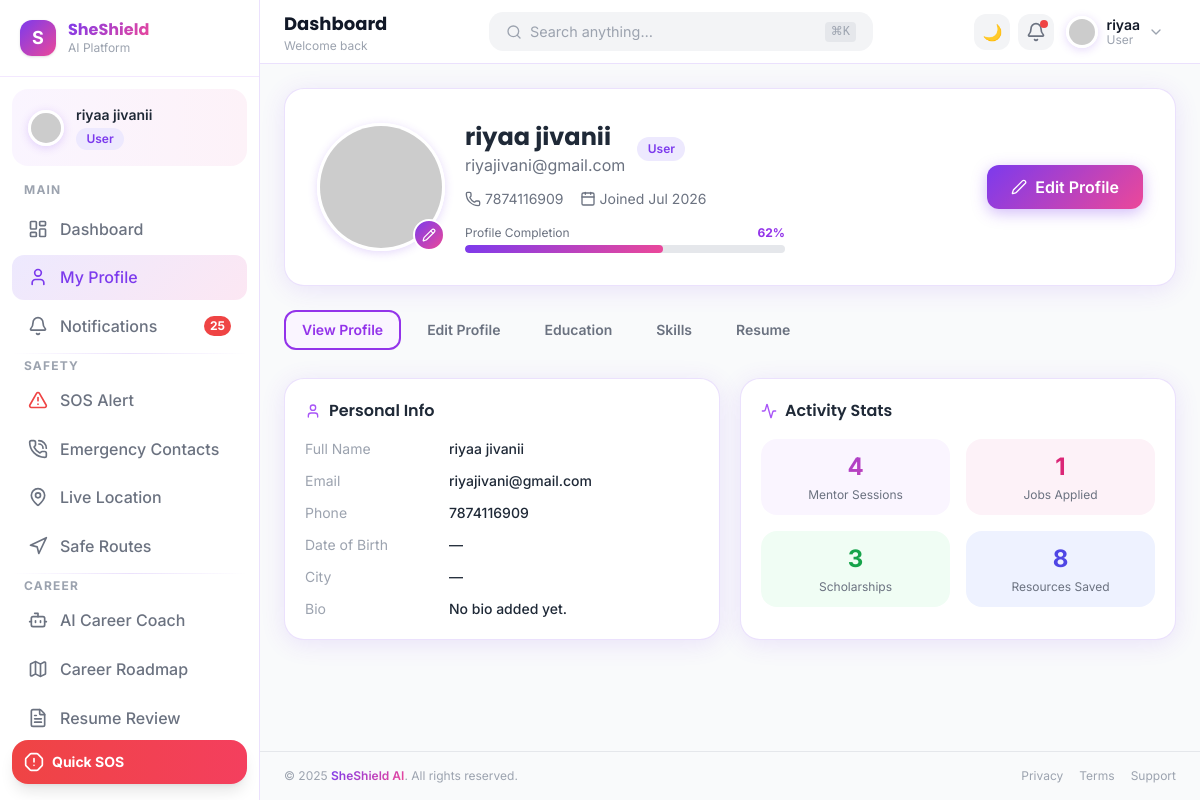
The app's page /profile/ (signed in) with its own data.
### core/models.py (models this page shows, shortened)
class User(AbstractUser):
    ROLE_CHOICES = [
        ('user', 'User'),
        ('mentor', 'Mentor'),
        ('admin', 'Admin'),
    ]
    role = models.CharField(max_length=10, choices=ROLE_CHOICES, default='user')
    phone = models.CharField(max_length=15, blank=True)
    date_of_birth = models.DateField(null=True, blank=True)
    city = models.CharField(max_length=100, blank=True)
    bio = models.TextField(blank=True)
    profile_photo = models.ImageField(upload_to='profiles/', null=True, blank=True)
    resume = models.FileField(upload_to='resumes/', null=True, blank=True)
    safety_score = models.IntegerField(default=85)
    is_location_sharing = models.BooleanField(default=True)
    created_at = models.DateTimeField(auto_now_add=True)
    @property
    def dob(self):
        return self.date_of_birth

### profile/views.py (the view)
# urls.py: path('profile/', views.profile_view, name='profile'),
@login_required
def profile_view(request):
    user = request.user
    fields = [user.first_name, user.last_name, user.email, user.phone, user.bio, user.city, user.profile_photo, user.resume]
    filled_fields = sum(1 for f in fields if f)
    profile_completion = int((filled_fields / len(fields)) * 100) if fields else 0
    sessions_booked = user.sessions.count()
    jobs_applied = user.job_applications.count()
    schol_applied = 0
    resources_saved = 0
    base_layout = 'layouts/admin_layout.html' if (user.is_staff or user.role == 'admin') else 'layouts/dashboard_layout.html'
    return render(request, 'profile/profile.html', {
        'user': user,
        'education': user.educations.all(),
        'skills': user.skills.all(),
        'profile_completion': profile_completion,
        'sessions_booked': sessions_booked,
        'jobs_applied': jobs_applied,
        'schol_applied': schol_applied,
        'resources_saved': resources_saved,
        'base_layout': base_layout,
    })

### templates/profile/profile.html (shortened to what this page needs)
{% extends base_layout|default:'layouts/dashboard_layout.html' %}
{% load static %}
{% block content %}
<div class="space-y-6 max-w-4xl" id="tabGroup">
  <div class="card p-6 lg:p-8">
    <div class="flex flex-col sm:flex-row items-start sm:items-center gap-5">
      <div class="relative group flex-shrink-0">
        <img id="avatarPreview"
             src="{% if user.profile_photo %}{{ user.profile_photo.url }}{% else %}https://ui-avatars.com/api/?name={{ user.first_name|urlencode }}+{{ user.last_name|urlencode }}&background=7C3AED&color=fff&size=120{% endif %}"
             alt="Profile" class="avatar w-28 h-28 lg:w-32 lg:h-32"/>
        <div class="absolute bottom-0 right-0 w-8 h-8 gradient-bg rounded-full flex items-center justify-center border-2 border-white cursor-pointer" onclick="document.getElementById('photoInput').click()">
          <i data-lucide="pencil" class="w-3.5 h-3.5 text-white"></i>
        </div>
      </div>
      <div class="flex-1">
        <div class="flex flex-col sm:flex-row sm:items-center gap-3">
          <div>
            <h2 class="font-display font-bold text-2xl">{{ user.get_full_name|default:'Your Name' }}</h2>
            <p class="text-gray-500 dark:text-gray-400">{{ user.email }}</p>
          </div>
          <div class="flex gap-2 flex-wrap">
            <span class="badge badge-purple">{{ user.role|default:'User'|capfirst }}</span>
          </div>
        </div>
        <div class="mt-3 flex flex-wrap gap-4 text-sm text-gray-500 dark:text-gray-400">
          {% if user.phone %}<span class="flex items-center gap-1"><i data-lucide="phone" class="w-4 h-4"></i> {{ user.phone }}</span>{% endif %}
          <span class="flex items-center gap-1"><i data-lucide="calendar" class="w-4 h-4"></i> Joined {{ user.date_joined|date:'M Y' }}</span>
        </div>
        <div class="mt-4 max-w-xs">
          <div class="flex justify-between text-xs mb-1 text-gray-500">
            <span>Profile Completion</span><span class="font-bold text-purple-600">{{ profile_completion|default:'75' }}%</span>
          </div>
          <div class="progress-bar"><div class="progress-fill" data-progress="{{ profile_completion|default:'75' }}" style="width:0%"></div></div>
        </div>
      </div>
      <a href="#" onclick="switchTab('editTab')" class="btn-primary flex items-center gap-2 flex-shrink-0">
        <i data-lucide="edit-2" class="w-4 h-4"></i> Edit Profile
      </a>
    </div>
  </div>
  <div class="flex gap-2 overflow-x-auto pb-1" id="profileTabs">
    <button data-tab="viewTab" onclick="switchTab('viewTab')" id="tabBtnView"
            class="px-4 py-2 rounded-xl font-semibold text-sm whitespace-nowrap border-2 border-purple-600 text-purple-600 bg-purple-50 dark:bg-purple-900/20 transition">
      View Profile
    </button>
    <button data-tab="editTab" onclick="switchTab('editTab')" id="tabBtnEdit"
            class="px-4 py-2 rounded-xl font-semibold text-sm whitespace-nowrap border-2 border-transparent text-gray-500 hover:border-purple-300 transition">
      Edit Profile
    </button>
    <button data-tab="educationTab" onclick="switchTab('educationTab')" id="tabBtnEducation"
            class="px-4 py-2 rounded-xl font-semibold text-sm whitespace-nowrap border-2 border-transparent text-gray-500 hover:border-purple-300 transition">
      Education
    </button>
    <button data-tab="skillsTab" onclick="switchTab('skillsTab')" id="tabBtnSkills"
            class="px-4 py-2 rounded-xl font-semibold text-sm whitespace-nowrap border-2 border-transparent text-gray-500 hover:border-purple-300 transition">
      Skills
    </button>
    <button data-tab="resumeTab" onclick="switchTab('resumeTab')" id="tabBtnResume"
            class="px-4 py-2 rounded-xl font-semibold text-sm whitespace-nowrap border-2 border-transparent text-gray-500 hover:border-purple-300 transition">
      Resume
    </button>
  </div>
  <div id="viewTab">
    <div class="grid grid-cols-1 md:grid-cols-2 gap-5">
      <div class="card p-5">
        <h3 class="font-semibold mb-4 flex items-center gap-2"><i data-lucide="user" class="w-4 h-4 text-purple-500"></i> Personal Info</h3>
        <dl class="space-y-3 text-sm">
          <div class="flex"><dt class="w-36 text-gray-400 flex-shrink-0">Full Name</dt><dd class="font-medium">{{ user.get_full_name|default:'—' }}</dd></div>
          <div class="flex"><dt class="w-36 text-gray-400 flex-shrink-0">Email</dt><dd class="font-medium">{{ user.email|default:'—' }}</dd></div>
          <div class="flex"><dt class="w-36 text-gray-400 flex-shrink-0">Phone</dt><dd class="font-medium">{{ user.phone|default:'—' }}</dd></div>
          <div class="flex"><dt class="w-36 text-gray-400 flex-shrink-0">Date of Birth</dt><dd class="font-medium">{{ user.dob|date:'d M Y'|default:'—' }}</dd></div>
          <div class="flex"><dt class="w-36 text-gray-400 flex-shrink-0">City</dt><dd class="font-medium">{{ user.city|default:'—' }}</dd></div>
          <div class="flex"><dt class="w-36 text-gray-400 flex-shrink-0">Bio</dt><dd class="font-medium">{{ user.bio|default:'No bio added yet.' }}</dd></div>
        </dl>
      </div>
      <div class="card p-5">
        <h3 class="font-semibold mb-4 flex items-center gap-2"><i data-lucide="activity" class="w-4 h-4 text-purple-500"></i> Activity Stats</h3>
        <div class="grid grid-cols-2 gap-4">
          <div class="text-center p-3 bg-purple-50 dark:bg-purple-900/20 rounded-2xl">
            <p class="text-2xl font-bold gradient-text">{{ sessions_booked|default:'4' }}</p>
            <p class="text-xs text-gray-500 mt-1">Mentor Sessions</p>
          </div>
          <div class="text-center p-3 bg-pink-50 dark:bg-pink-900/20 rounded-2xl">
            <p class="text-2xl font-bold text-pink-600">{{ jobs_applied|default:'12' }}</p>
            <p class="text-xs text-gray-500 mt-1">Jobs Applied</p>
          </div>
          <div class="text-center p-3 bg-green-50 dark:bg-green-900/20 rounded-2xl">
            <p class="text-2xl font-bold text-green-600">{{ schol_applied|default:'3' }}</p>
            <p class="text-xs text-gray-500 mt-1">Scholarships</p>
          </div>
          <div class="text-center p-3 bg-indigo-50 dark:bg-indigo-900/20 rounded-2xl">
            <p class="text-2xl font-bold text-indigo-600">{{ resources_saved|default:'8' }}</p>
            <p class="text-xs text-gray-500 mt-1">Resources Saved</p>
          </div>
        </div>
      </div>
    </div>
  </div>
</div>
{% endblock %}

### templates/layouts/dashboard_layout.html (shortened to what this page needs)
{% load static %}
<!DOCTYPE html>
<html lang="en" class="">
<head>
  <script src="https://cdn.tailwindcss.com"></script>
  <link rel="stylesheet" href="{% static 'css/custom.css' %}"/>
</head>
<body class="bg-gray-50 dark:bg-[#0F0A1E] min-h-screen">
  {% include 'components/sidebar.html' %}
  <div class="main-content lg:ml-[260px] flex flex-col min-h-screen transition-all duration-300">
    {% include 'components/navbar.html' %}
    <main class="flex-1 p-4 lg:p-6 xl:p-8">
      {% block content %}{% endblock %}
    </main>
    <footer class="py-4 px-6 border-t border-gray-200 dark:border-purple-900/30 mt-auto">
      <div class="flex flex-col sm:flex-row items-center justify-between gap-2 text-xs text-gray-400">
        <span>© 2025 <span class="gradient-text font-semibold">SheShield AI</span>. All rights reserved.</span>
        <div class="flex items-center gap-4">
          <a href="#" class="hover:text-purple-500 transition">Privacy</a>
          <a href="#" class="hover:text-purple-500 transition">Terms</a>
          <a href="#" class="hover:text-purple-500 transition">Support</a>
        </div>
      </div>
    </footer>
  </div>
</body>
</html>

### templates/components/sidebar.html (shortened to what this page needs)
{% load static %}
<aside id="sidebar" class="sidebar flex flex-col">
  <div class="flex items-center gap-3 px-5 py-5 border-b border-purple-100 dark:border-purple-900/30">
    <div class="w-9 h-9 rounded-xl gradient-bg flex items-center justify-center shadow flex-shrink-0">
      <span class="text-white font-bold text-lg">S</span>
    </div>
    <div class="sidebar-text">
      <p class="font-display font-bold text-base gradient-text leading-tight">SheShield</p>
      <p class="text-xs text-gray-400">AI Platform</p>
    </div>
  </div>
  <div class="flex items-center gap-3 px-4 py-4 mx-3 mt-3 rounded-2xl bg-gradient-to-r from-purple-50 to-pink-50 dark:from-purple-900/20 dark:to-pink-900/10">
    <img src="{% if request.user.profile_photo %}{{ request.user.profile_photo.url }}{% else %}https://ui-avatars.com/api/?name={{ request.user.first_name|urlencode }}+{{ request.user.last_name|urlencode }}&background=7C3AED&color=fff{% endif %}"
         alt="Avatar" class="avatar w-9 h-9"/>
    <div class="sidebar-text flex-1 min-w-0">
      <p class="font-semibold text-sm truncate">{{ request.user.get_full_name|default:'Guest User' }}</p>
      <span class="badge badge-purple text-xs">{{ request.user.role|default:'User'|capfirst }}</span>
    </div>
  </div>
  <nav class="flex-1 overflow-y-auto px-3 py-4 space-y-1">
    <p class="sidebar-text text-xs font-bold text-gray-400 uppercase tracking-widest px-3 mb-2">Main</p>
    <a href="{% url 'dashboard' %}" class="sidebar-link" id="navDashboard">
      <i data-lucide="layout-dashboard" class="icon"></i>
      <span class="sidebar-text">Dashboard</span>
    </a>
    <a href="{% url 'profile' %}" class="sidebar-link" id="navProfile">
      <i data-lucide="user" class="icon"></i>
      <span class="sidebar-text">My Profile</span>
    </a>
    <a href="{% url 'notifications' %}" class="sidebar-link relative" id="navNotif">
      <i data-lucide="bell" class="icon"></i>
      <span class="sidebar-text">Notifications</span>
      {% if unread_notifications_count > 0 %}
      <span class="ml-auto sidebar-text bg-red-500 text-white text-xs px-1.5 py-0.5 rounded-full font-bold">{{ unread_notifications_count }}</span>
      {% endif %}
    </a>
    <div class="section-divider"></div>
    <p class="sidebar-text text-xs font-bold text-gray-400 uppercase tracking-widest px-3 mb-2">Safety</p>
    <a href="{% url 'sos' %}" class="sidebar-link" id="navSOS">
      <i data-lucide="alert-triangle" class="icon text-red-500"></i>
      <span class="sidebar-text">SOS Alert</span>
    </a>
    <a href="{% url 'emergency_contacts' %}" class="sidebar-link" id="navContacts">
      <i data-lucide="phone-call" class="icon"></i>
      <span class="sidebar-text">Emergency Contacts</span>
    </a>
    <a href="{% url 'live_location' %}" class="sidebar-link" id="navLocation">
      <i data-lucide="map-pin" class="icon"></i>
      <span class="sidebar-text">Live Location</span>
    </a>
    <a href="{% url 'safe_route' %}" class="sidebar-link" id="navRoute">
      <i data-lucide="navigation" class="icon"></i>
      <span class="sidebar-text">Safe Routes</span>
    </a>
    <div class="section-divider"></div>
    <p class="sidebar-text text-xs font-bold text-gray-400 uppercase tracking-widest px-3 mb-2">Career</p>
    <a href="{% url 'career_chat' %}" class="sidebar-link" id="navChat">
      <i data-lucide="bot" class="icon"></i>
      <span class="sidebar-text">AI Career Coach</span>
    </a>
    <a href="{% url 'career_roadmap' %}" class="sidebar-link" id="navRoadmap">
      <i data-lucide="map" class="icon"></i>
      <span class="sidebar-text">Career Roadmap</span>
    </a>
    <a href="{% url 'resume_review' %}" class="sidebar-link" id="navResume">
      <i data-lucide="file-text" class="icon"></i>
      <span class="sidebar-text">Resume Review</span>
    </a>
  </nav>
  <div class="px-3 pb-4 sidebar-text">
    <a href="{% url 'sos' %}"
       class="flex items-center gap-2 p-3 rounded-2xl bg-gradient-to-r from-red-500 to-rose-500 text-white font-bold text-sm shadow-lg hover:opacity-90 transition">
      <i data-lucide="alert-octagon" class="w-5 h-5"></i>
      <span>Quick SOS</span>
    </a>
  </div>
</aside>

### templates/components/navbar.html (shortened to what this page needs)
{% load static %}
<nav class="navbar flex items-center justify-between px-4 lg:px-6 gap-4">
  <div class="flex items-center gap-3">
    <div>
      <h1 class="font-display font-bold text-base lg:text-lg text-gray-900 dark:text-white leading-tight">{% block page_title %}Dashboard{% endblock %}</h1>
      <p class="text-xs text-gray-400 hidden sm:block">{% block page_subtitle %}Welcome back{% endblock %}</p>
    </div>
  </div>
  <div class="hidden md:flex flex-1 max-w-sm mx-auto">
    <div class="search-bar w-full">
      <i data-lucide="search" class="w-4 h-4 text-gray-400"></i>
      <input type="search" id="globalSearch" placeholder="Search anything…" class="text-sm"/>
      <kbd class="hidden lg:inline text-xs text-gray-400 bg-gray-200 dark:bg-white/10 px-1.5 py-0.5 rounded font-mono">⌘K</kbd>
    </div>
  </div>
  <div class="flex items-center gap-2">
    <button data-dark-toggle-btn class="w-9 h-9 rounded-xl bg-gray-100 dark:bg-white/5 flex items-center justify-center hover:bg-purple-50 dark:hover:bg-purple-900/30 transition">
      <span data-dark-icon class="text-base">🌙</span>
    </button>
    <div class="relative">
      <button id="notifBell" class="w-9 h-9 rounded-xl bg-gray-100 dark:bg-white/5 flex items-center justify-center hover:bg-purple-50 dark:hover:bg-purple-900/30 transition relative">
        <i data-lucide="bell" class="w-5 h-5 text-gray-500 dark:text-gray-300"></i>
        {% if unread_notifications_count > 0 %}
        <span class="absolute top-1.5 right-1.5 w-2 h-2 bg-red-500 rounded-full"></span>
        {% endif %}
      </button>
    </div>
    <div class="relative">
      <button data-dropdown="profileMenu" class="flex items-center gap-2 pl-1 pr-3 py-1 rounded-xl hover:bg-gray-100 dark:hover:bg-white/5 transition">
        <img src="{% if request.user.profile_photo %}{{ request.user.profile_photo.url }}{% else %}https://ui-avatars.com/api/?name={{ request.user.first_name|urlencode }}+{{ request.user.last_name|urlencode }}&background=7C3AED&color=fff&size=40{% endif %}"
             alt="avatar" class="avatar w-8 h-8 flex-shrink-0"/>
        <div class="hidden sm:block text-left">
          <p class="text-sm font-semibold text-gray-900 dark:text-white leading-none">{{ request.user.first_name|default:'Guest' }}</p>
          <p class="text-xs text-gray-400 leading-none mt-0.5">{{ request.user.role|default:'User'|capfirst }}</p>
        </div>
        <i data-lucide="chevron-down" class="w-4 h-4 text-gray-400 hidden sm:block"></i>
      </button>
    </div>
  </div>
</nav>

### records on screen
User: user.get_full_name "riyaa jivanii", user.role "User", user.first_name "riyaa", get_full_name "riyaa jivanii", email "riyajivani@gmail.com", role "User", phone "7874116909", date_joined "Jul 2026", dob "—", city "—", bio "No bio added yet."

### other values on screen
{{ unread_notifications_count }} "25"
{{ profile_completion|default:'75' }} "62"
{{ sessions_booked|default:'4' }} "4"
{{ jobs_applied|default:'12' }} "1"
{{ schol_applied|default:'3' }} "3"
{{ resources_saved|default:'8' }} "8"
